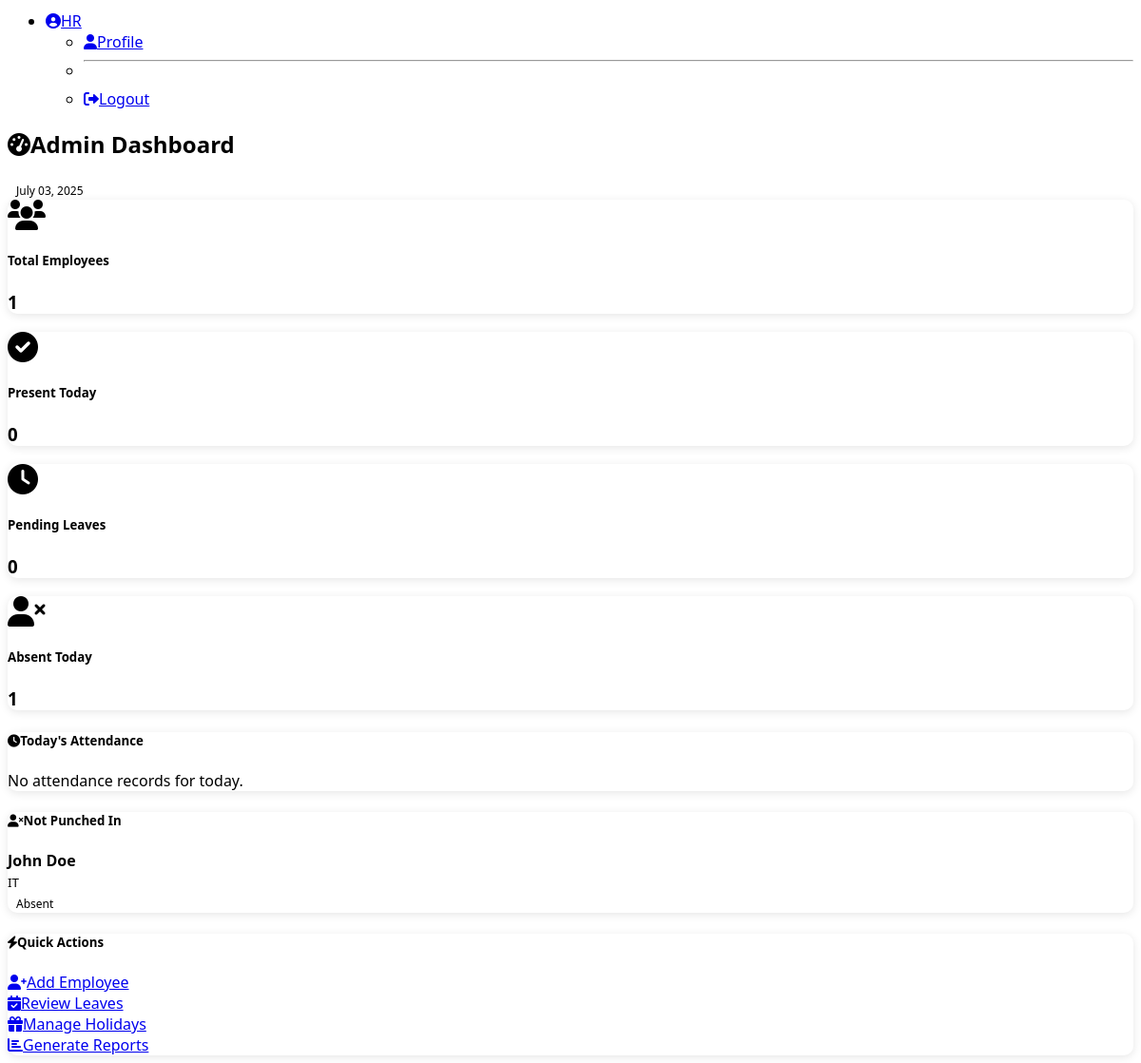
/admin/dashboard (signed in, lower part), run on an earlier commit of the app's database.
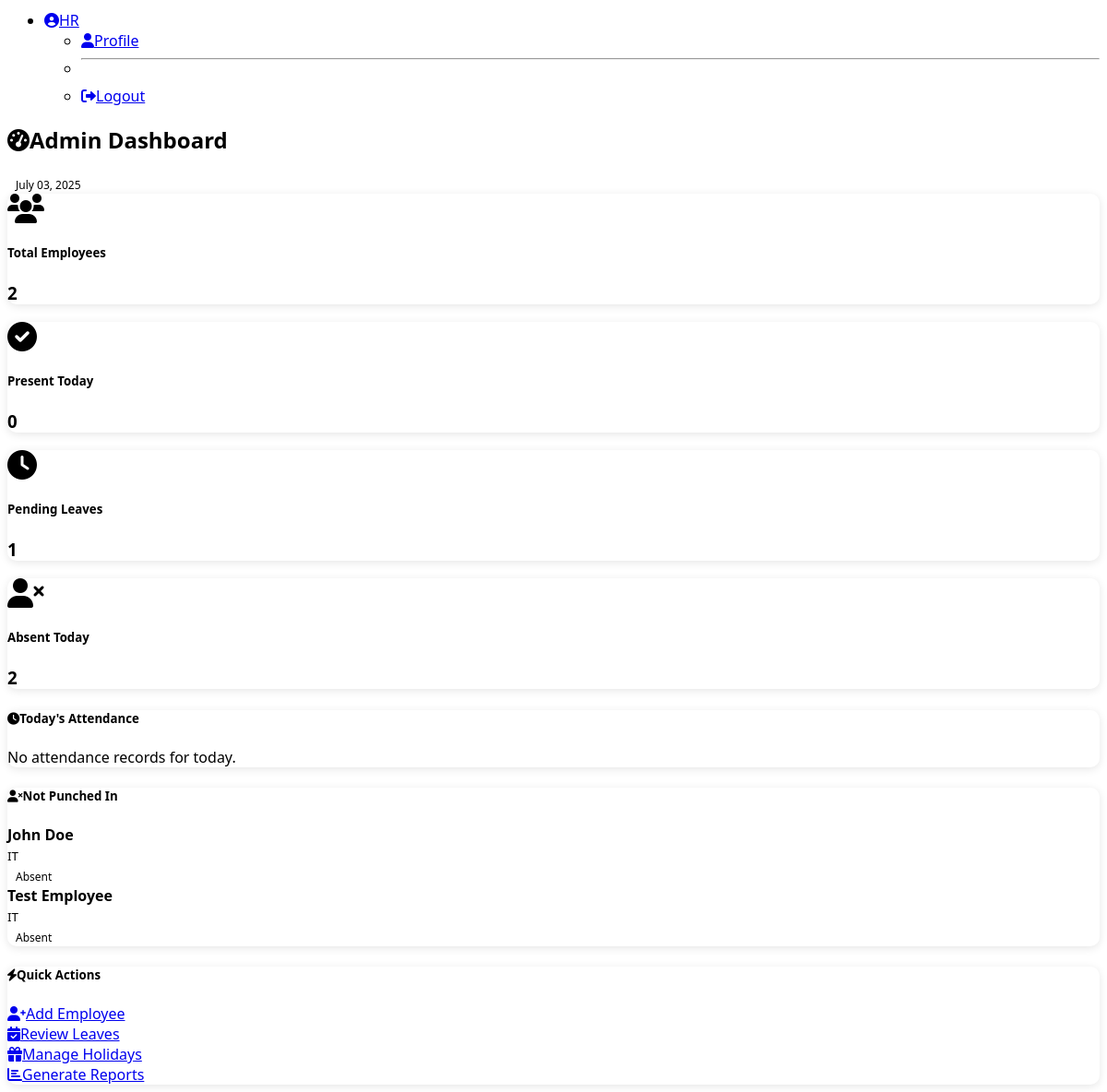
And on a later commit of the database.
### models.py (models this page shows, shortened)
class User(UserMixin, db.Model):
    __tablename__ = 'users'
    id = db.Column(db.Integer, primary_key=True)
    email = db.Column(db.String(120), unique=True, nullable=False)
    employee_id = db.Column(db.String(20), unique=True, nullable=False)
    first_name = db.Column(db.String(50), nullable=False)
    last_name = db.Column(db.String(50), nullable=False)
    phone = db.Column(db.String(15))
    department = db.Column(db.String(50), nullable=False)
    designation = db.Column(db.String(50), nullable=False)
    work_mode = db.Column(db.String(20), nullable=False, default='onsite')  # onsite/offsite
    role = db.Column(db.String(20), nullable=False, default='employee')  # admin/employee/manager
    manager_id = db.Column(db.Integer, db.ForeignKey('users.id'), nullable=True)
    password_hash = db.Column(db.String(256))
    active = db.Column(db.Boolean, default=True)
    date_joined = db.Column(db.DateTime, default=datetime.utcnow)
    reset_token = db.Column(db.String(100))
    reset_token_expires = db.Column(db.DateTime)
    @property
    def is_active(self):
        return self.active
    attendance_records = db.relationship('Attendance', backref='user', lazy=True)
    leave_requests = db.relationship('LeaveRequest', foreign_keys='LeaveRequest.user_id', backref='user', lazy=True)
    reviewed_leave_requests = db.relationship('LeaveRequest', foreign_keys='LeaveRequest.reviewed_by', backref='reviewer', lazy=True)
    documents = db.relationship('Document', backref='user', lazy=True)
    reportees = db.relationship('User', backref=db.backref('manager', remote_side='User.id'), lazy=True)
    emergency_contacts = db.relationship('EmergencyContact', backref='user', lazy=True)
    job_postings = db.relationship('JobPosting', backref='poster', lazy=True)
    interviews = db.relationship('Interview', backref='interviewer', lazy=True)
    training_programs = db.relationship('TrainingProgram', backref='creator', lazy=True)
    training_enrollments = db.relationship('TrainingEnrollment', backref='user', lazy=True)
    certifications = db.relationship('Certification', backref='user', lazy=True)
    exit_requests = db.relationship('ExitRequest', foreign_keys='ExitRequest.user_id', backref='user', lazy=True)
    approved_exits = db.relationship('ExitRequest', foreign_keys='ExitRequest.approved_by', backref='approver', lazy=True)
    exit_interviews = db.relationship('ExitInterview', backref='interviewer', lazy=True)
    announcements = db.relationship('Announcement', backref='creator', lazy=True)
    policy_documents = db.relationship('PolicyDocument', backref='creator', lazy=True)
    policy_acknowledgments = db.relationship('PolicyAcknowledgment', backref='user', lazy=True)
    employment_history = db.relationship('EmploymentHistory', backref='user', lazy=True)
    @property
    def can_manage_employees(self):
        return self.role in ['admin', 'hr']
    @property
    def full_name(self):
        return f"{self.first_name} {self.last_name}"

### routes/admin.py (the view)
@admin_bp.route('/dashboard')
@login_required
@admin_required
def dashboard():
    today = date.today()
    total_employees = User.query.filter_by(role='employee', active=True).count()
    today_attendance = db.session.query(Attendance).filter(
        Attendance.date == today,
        Attendance.punch_in_time.isnot(None)
    ).count()
    pending_leaves = LeaveRequest.query.filter_by(status='pending').count()
    recent_attendance = db.session.query(Attendance, User).join(User).filter(
        Attendance.date == today
    ).order_by(Attendance.punch_in_time.desc()).limit(10).all()
    punched_in_users = db.session.query(Attendance.user_id).filter(
        Attendance.date == today,
        Attendance.punch_in_time.isnot(None)
    )
    not_punched_in = User.query.filter(
        User.role == 'employee',
        User.active == True,
        ~User.id.in_(punched_in_users)
    ).all()
    return render_template('admin/dashboard.html',
                         total_employees=total_employees,
                         today_attendance=today_attendance,
                         pending_leaves=pending_leaves,
                         recent_attendance=recent_attendance,
                         not_punched_in=not_punched_in,
                         today=today)

### app.py (called while the page is built)
@login_manager.user_loader
def load_user(user_id):
    from models import User
    return User.query.get(int(user_id))

### routes/admin.py (called while the page is built)
def admin_required(f):
    @wraps(f)
    def decorated_function(*args, **kwargs):
        if not current_user.is_authenticated or not current_user.can_manage_employees:
            flash('Access denied. Admin or HR privileges required.', 'danger')
            return redirect(url_for('main.index'))
        return f(*args, **kwargs)
    return decorated_function

### templates/admin/dashboard.html (shortened to what the changed rows need)
{% extends "base.html" %}
{% block content %}
<div class="container">
    <div class="d-flex justify-content-between align-items-center mb-4">
        <h2><i class="fas fa-tachometer-alt me-2"></i>Admin Dashboard</h2>
    </div>
    <div class="row mb-4">
        <div class="col-md-3">
            <div class="card bg-primary text-white">
                <div class="card-body">
                    <div class="d-flex align-items-center">
                        <div>
                            <h5 class="card-title mb-0">Total Employees</h5>
                            <h3 class="mb-0">{{ total_employees }}</h3>
                        </div>
                    </div>
                </div>
            </div>
        </div>
        <div class="col-md-3">
            <div class="card bg-warning text-white">
                <div class="card-body">
                    <div class="d-flex align-items-center">
                        <div>
                            <h5 class="card-title mb-0">Pending Leaves</h5>
                            <h3 class="mb-0">{{ pending_leaves }}</h3>
                        </div>
                    </div>
                </div>
            </div>
        </div>
        <div class="col-md-3">
            <div class="card bg-danger text-white">
                <div class="card-body">
                    <div class="d-flex align-items-center">
                        <div>
                            <h5 class="card-title mb-0">Absent Today</h5>
                            <h3 class="mb-0">{{ not_punched_in|length }}</h3>
                        </div>
                    </div>
                </div>
            </div>
        </div>
    </div>
    <div class="row">
        <div class="col-md-4">
            <div class="card">
                <div class="card-body">
                    {% if not_punched_in %}
                        <div class="list-group list-group-flush">
                            {% for employee in not_punched_in %}
                            <div class="list-group-item d-flex justify-content-between align-items-center">
                                <div>
                                    <strong>{{ employee.full_name }}</strong><br>
                                    <small class="text-muted">{{ employee.department }}</small>
                                </div>
                                <span class="badge bg-danger">Absent</span>
                            </div>
                            {% endfor %}
                        </div>
                    {% else %}
                        <p class="text-muted">All employees have punched in today!</p>
                    {% endif %}
                </div>
            </div>
        </div>
    </div>
</div>
{% endblock %}

What changed in the data, as far as the page shows it:
added User: full_name "Test Employee", department "IT"
Also different on the page:
{{ total_employees }}: "1" → "2"
{{ pending_leaves }}: "0" → "1"
{{ not_punched_in|length }}: "1" → "2"
